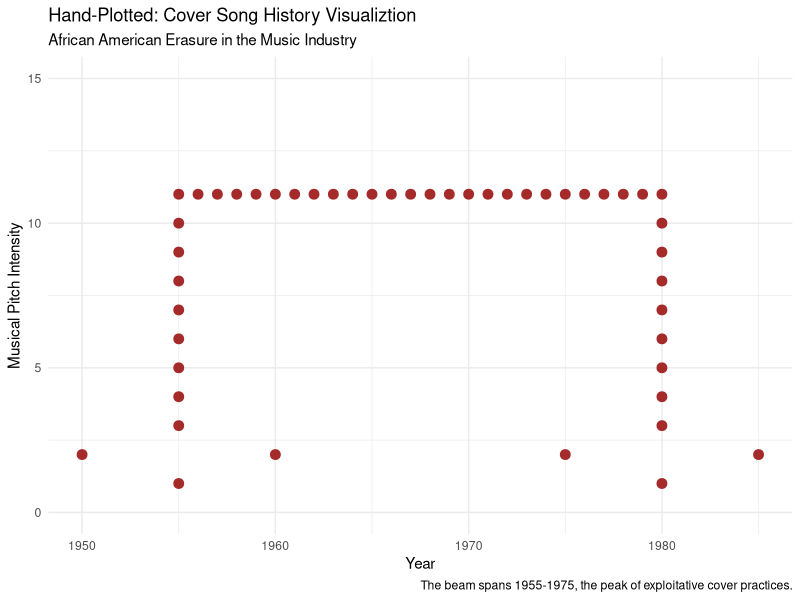

Here is the R script that generated this plot:
## ---- chunk 1
library(ggplot2)
## ---- chunk 2
# 1. Create the data frame with your coordinates
music_note <- data.frame(
  years = c(1950, 1955, 1960, 1955, 1955, 1955, 1955, 1955, 1955, 1955, 1955, 1955, 1962, 1963, 1964, 1965, 1966, 1967, 1968, 1969, 1970, 1971, 1972, 1973, 1980, 1980, 1980, 1980, 1980, 1980, 1980, 1980, 1980, 1985, 1980, 1975, 1956, 1957, 1958, 1959, 1960, 1961, 1974, 1975, 1976, 1977, 1978, 1979),
  black_music_matters = c(2,1, 2, 3, 4, 5, 6, 7, 8, 9, 10, 11, 11, 11, 11, 11, 11, 11, 11, 11, 11, 11, 11, 11,11, 10, 9, 8, 7, 6, 5, 4, 3, 2, 1, 2, 11, 11, 11, 11, 11, 11, 11, 11, 11, 11, 11, 11)
)
## ---- chunk 3
# 2. Plot it with desired color and labs
ggplot(music_note, aes(x = years, y = black_music_matters)) +
  geom_point(size = 3, color = "brown") + 
  lims(x = c(1950, 1985), y = c(0,15)) + 
  theme_minimal() +
  labs(title = "Hand-Plotted: Cover Song History Visualiztion",
       subtitle = "African American Erasure in the Music Industry", x = "Year", y = "Musical Pitch Intensity", caption = "The beam spans 1955-1975, the peak of exploitative cover practices.")
